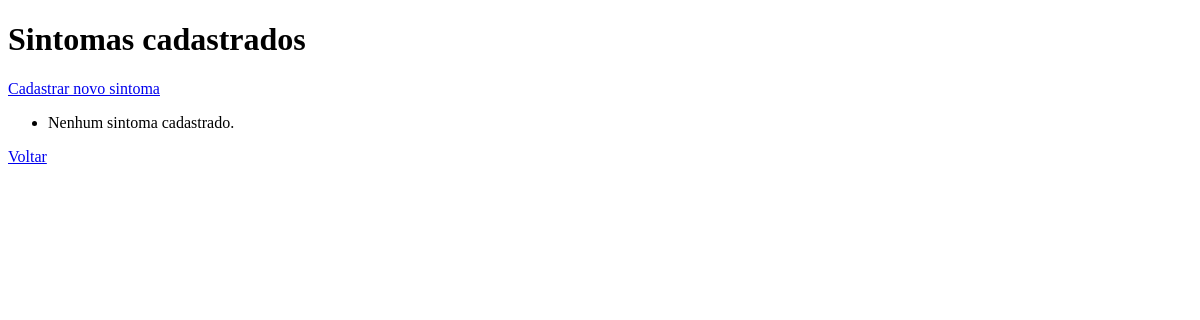
Page /sintomas/ (signed in) on the earlier database version.
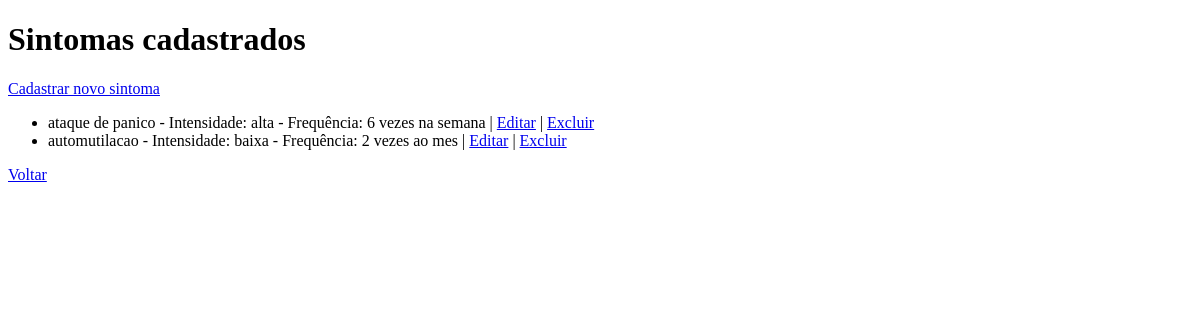
Same page on the later database version.
### app/models.py (models this page shows, shortened)
class Sintoma(models.Model):
    descricao = models.CharField(max_length=200)
    intensidade = models.CharField(max_length=50)
    frequencia = models.CharField(max_length=50)

### app/views.py (the view)
# urls.py: path('sintomas/', views.lista_sintomas, name='lista_sintomas'),
@login_required
def lista_sintomas(request):
    sintomas = Sintoma.objects.all()
    return render(request, 'sintomas.html', {'sintomas': sintomas})

### ansiolitico/app/templates/sintomas.html (shortened to what this page needs)
<!DOCTYPE html>
<html lang="pt-br">
<head>
</head>
<body>
    <h1>Sintomas cadastrados</h1>
    <a href="{% url 'sintoma_create' %}">Cadastrar novo sintoma</a>
    <ul>
      {% for s in sintomas %}
        <li>
            {{ s.descricao }} - Intensidade: {{ s.intensidade }} - Frequência: {{ s.frequencia }}
            | <a href="{% url 'sintoma_edit' s.pk %}">Editar</a>
            | <a href="{% url 'sintoma_delete' s.pk %}">Excluir</a>
        </li>
      {% empty %}
        <li>Nenhum sintoma cadastrado.</li>
      {% endfor %}
    </ul>
    <a href="{% url 'home' %}">Voltar</a>
</body>
</html>

Differences in the rows shown:
added Sintoma: descricao "ataque de panico", intensidade "alta", frequencia "6 vezes na semana"
added Sintoma: descricao "automutilacao", intensidade "baixa", frequencia "2 vezes ao mes"
Other differences:
text no longer shown: "Nenhum sintoma cadastrado."
